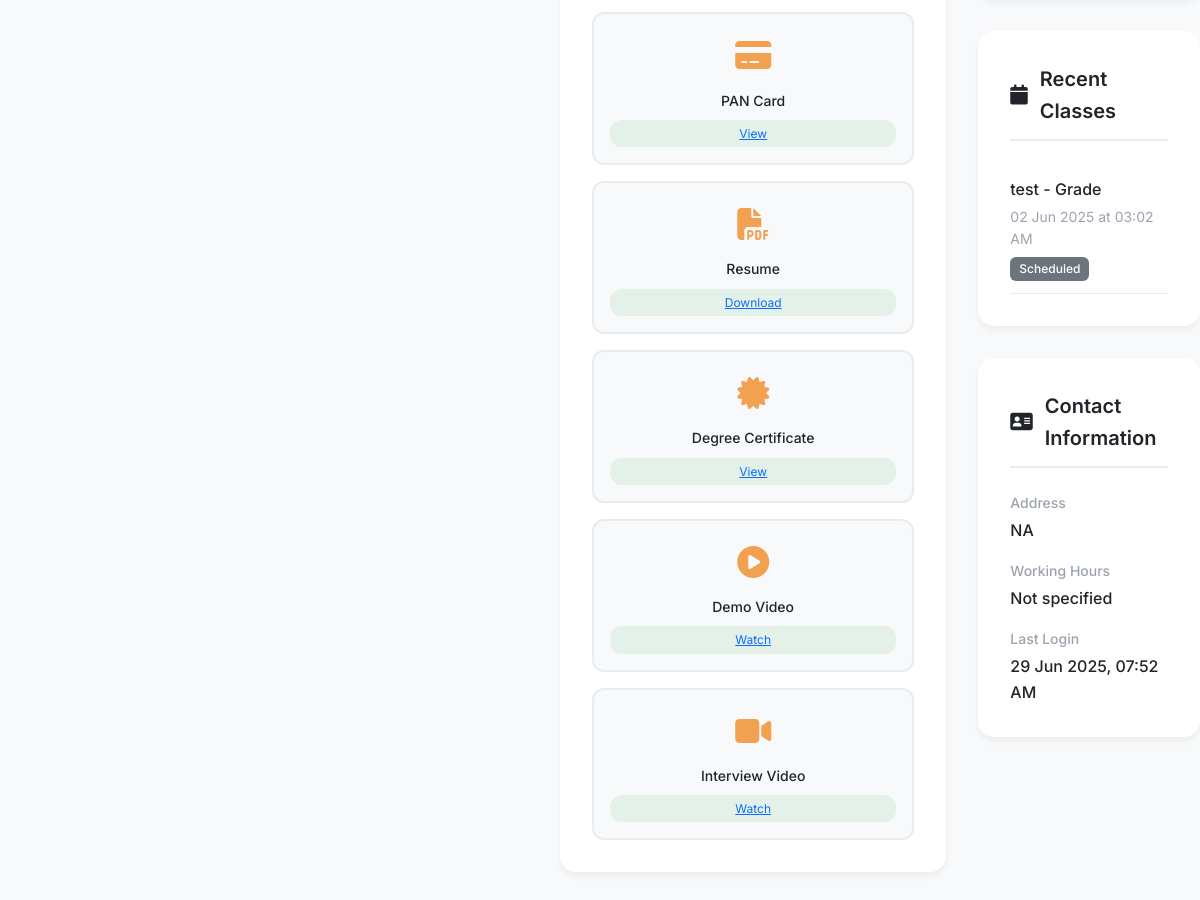
/admin/tutors/2 (signed in, middle part), run on an earlier commit of the app's database.
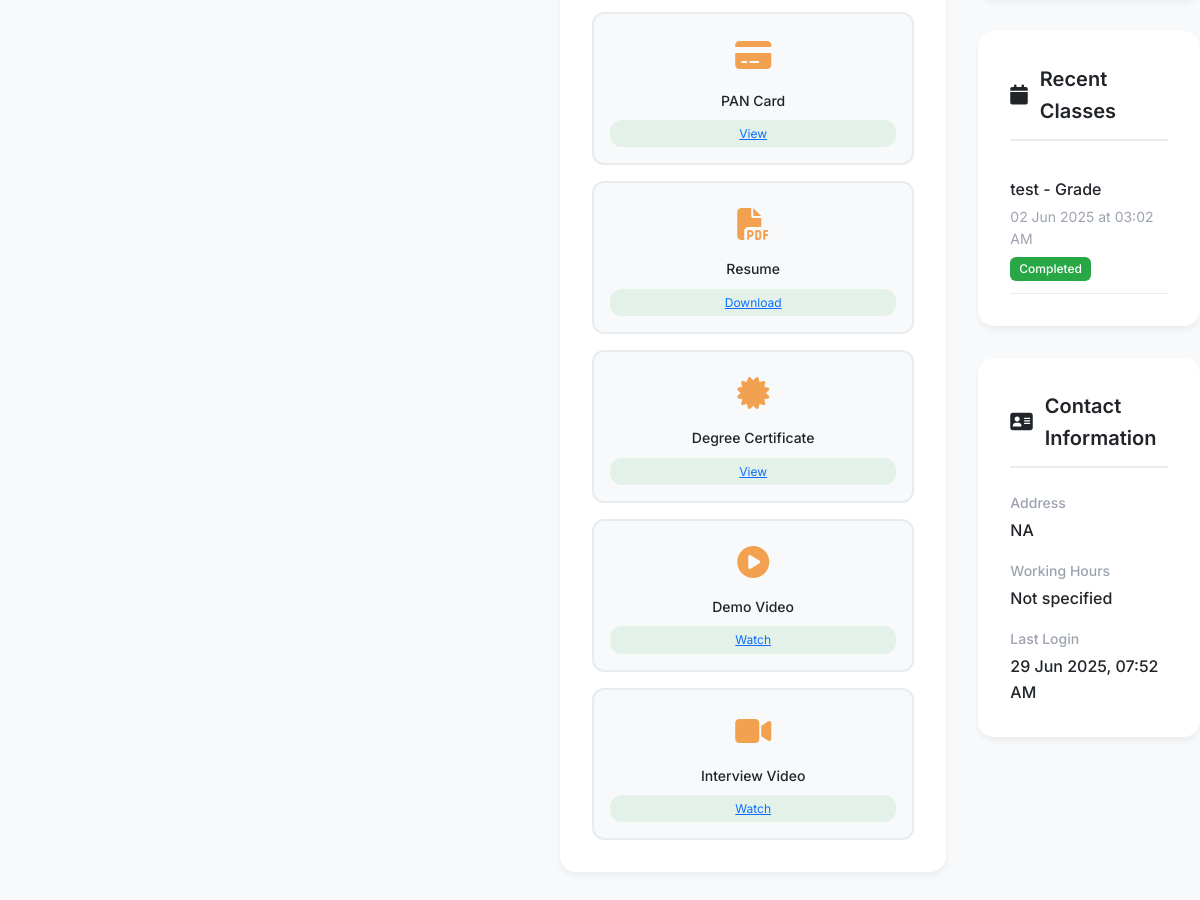
And on a later commit of the database.
### app/models/class_model.py (models this page shows, shortened)
class Class(db.Model):
    __tablename__ = 'classes'
    id = db.Column(db.Integer, primary_key=True)
    subject = db.Column(db.String(100), nullable=False)
    class_type = db.Column(db.String(20), nullable=False)  # 'one_on_one', 'group', 'demo'
    grade = db.Column(db.String(10))
    board = db.Column(db.String(50))
    scheduled_date = db.Column(db.Date, nullable=False)
    scheduled_time = db.Column(db.Time, nullable=False)
    duration = db.Column(db.Integer, nullable=False)  # Duration in minutes
    end_time = db.Column(db.Time)  # Calculated field
    tutor_id = db.Column(db.Integer, db.ForeignKey('tutors.id'), nullable=False)
    primary_student_id = db.Column(db.Integer, db.ForeignKey('students.id'))  # For one-on-one
    students = db.Column(db.Text)  # JSON array of student IDs for group classes
    max_students = db.Column(db.Integer, default=1)
    platform = db.Column(db.String(50))  # 'zoom', 'google_meet', 'teams'
    meeting_link = db.Column(db.String(500))
    meeting_id = db.Column(db.String(100))
    meeting_password = db.Column(db.String(50))
    backup_link = db.Column(db.String(500))
    status = db.Column(db.String(20), default='scheduled')  # scheduled, ongoing, completed, cancelled, rescheduled
    completion_status = db.Column(db.String(20))  # completed, incomplete, no_show
    actual_start_time = db.Column(db.DateTime)
    actual_end_time = db.Column(db.DateTime)
    class_notes = db.Column(db.Text)
    topics_covered = db.Column(db.Text)  # JSON array
    homework_assigned = db.Column(db.Text)
    video_link = db.Column(db.String(500))
    materials = db.Column(db.Text)  # JSON array of material links/files
    tutor_feedback = db.Column(db.Text)
    student_feedback = db.Column(db.Text)
    admin_notes = db.Column(db.Text)
    quality_score = db.Column(db.Float)
    created_at = db.Column(db.DateTime, default=datetime.utcnow)
    created_by = db.Column(db.Integer, db.ForeignKey('users.id'))
    updated_at = db.Column(db.DateTime, default=datetime.utcnow, onupdate=datetime.utcnow)
    is_recurring = db.Column(db.Boolean, default=False)
    recurring_pattern = db.Column(db.Text)  # JSON with recurrence details
    parent_class_id = db.Column(db.Integer, db.ForeignKey('classes.id'))
    tutor = db.relationship('Tutor', backref='classes', lazy=True)
    primary_student = db.relationship('Student', backref='primary_classes', lazy=True)
    creator = db.relationship('User', backref='created_classes', lazy=True)
    parent_class = db.relationship('Class', remote_side=[id], backref='recurring_classes')

### app/routes/admin.py (the view)
@bp.route('/tutors/<int:tutor_id>')
@login_required
@admin_required
def tutor_details(tutor_id):
    tutor = Tutor.query.get_or_404(tutor_id)
    classes = Class.query.filter_by(tutor_id=tutor.id).order_by(Class.scheduled_date.desc()).limit(10).all()
    attendance_summary = Attendance.get_attendance_summary(tutor_id=tutor.id)
    return render_template('admin/tutor_details.html',
                         tutor=tutor, classes=classes,
                         attendance_summary=attendance_summary)

### app/models/attendance.py (called while the page is built)
    def get_punctuality_score(self):
        score = 100
        if self.tutor_late_minutes > 0:
            score -= min(self.tutor_late_minutes * 2, 50)  # Max 50 point deduction
        if self.student_late_minutes > 0:
            score -= min(self.student_late_minutes * 1, 25)  # Max 25 point deduction
        if self.tutor_early_leave_minutes > 0:
            score -= min(self.tutor_early_leave_minutes * 3, 60)  # Max 60 point deduction
        return max(0, score)

### app/models/tutor.py (called while the page is built)
    def get_subjects(self):
        if self.subjects:
            try:
                return json.loads(self.subjects)
            except:
                return []
        return []

    def get_grades(self):
        if self.grades:
            try:
                return json.loads(self.grades)
            except:
                return []
        return []

    def get_boards(self):
        if self.boards:
            try:
                return json.loads(self.boards)
            except:
                return []
        return []

    def get_documents(self):
        if self.documents:
            try:
                return json.loads(self.documents)
            except:
                return {}
        return {}

### app/templates/admin/tutor_details.html (shortened to what the changed rows need)
{% extends "base.html" %}
{% block content %}
<div class="main-content">
    <div class="details-container">
        <div class="details-grid">
                        {% set documents = tutor.get_documents() %}
                    {% set bank_details = tutor.get_bank_details() %}
            <div class="sidebar-details">
                <div class="details-section">
                    {% if classes %}
                    <div class="classes-list">
                        {% for class in classes[:5] %}
                        <div class="class-item" style="padding: 0.75rem 0; border-bottom: 1px solid var(--border-color);">
                            <div style="font-weight: 500; margin-bottom: 0.25rem;">
                                {{ class.subject }} - Grade {{ class.grade }}
                            </div>
                            <div style="font-size: 0.875rem; color: var(--text-muted);">
                                {{ class.scheduled_date.strftime('%d %b %Y') }} at {{ class.scheduled_time.strftime('%I:%M %p') }}
                            </div>
                            <div style="margin-top: 0.25rem;">
                                <span class="badge badge-{{ 'success' if class.status == 'completed' else 'warning' if class.status == 'in_progress' else 'secondary' }}">
                                    {{ class.status.replace('_', ' ').title() }}
                                </span>
                            </div>
                        </div>
                        {% endfor %}
                    </div>
                    {% else %}
                    <p class="text-muted">No classes found</p>
                    {% endif %}
                </div>
            </div>
        </div>
    </div>
</div>
{% endblock %}

What changed in the data, as far as the page shows it:
changed Class "test": status "scheduled" → "completed" (drawn); status.replace "Scheduled" → "Completed"
